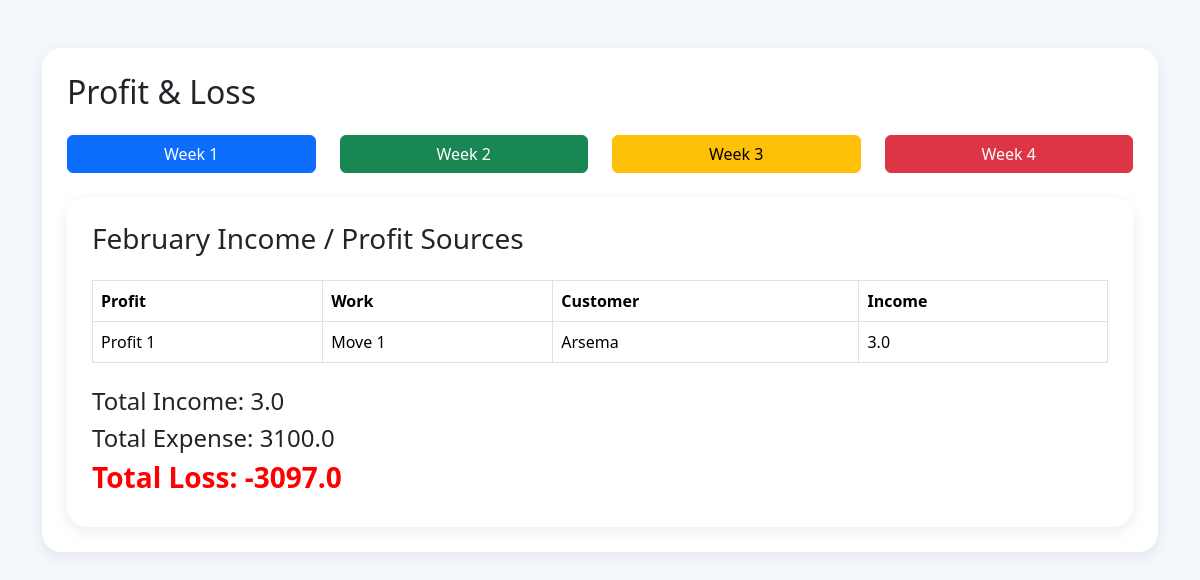
The page /profit-loss/?month=2 on the database as committed earlier.
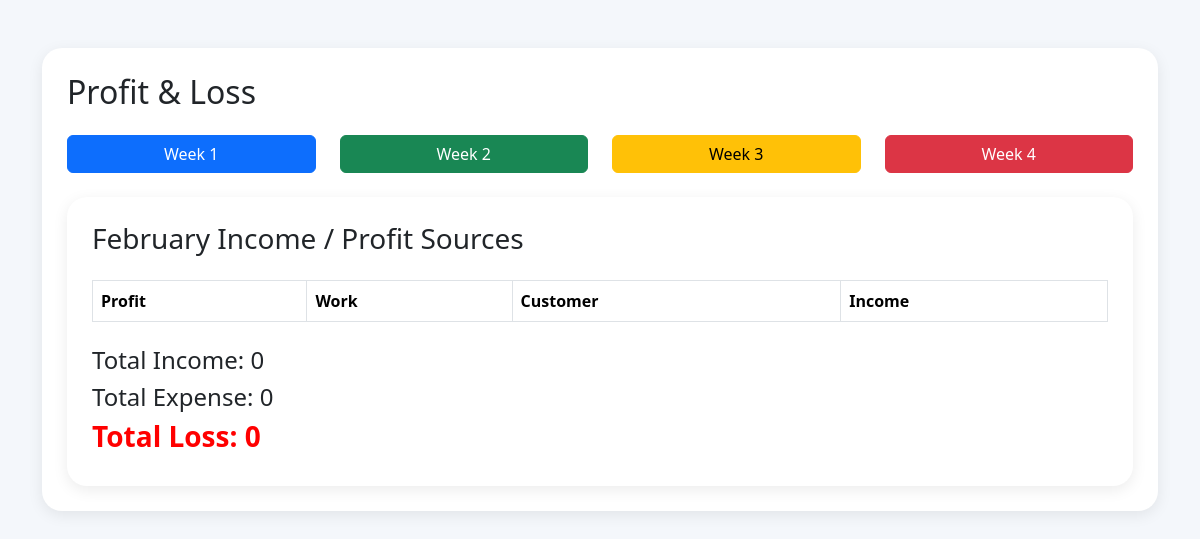
The same page on the database as committed later.
### core/models.py (models this page shows, shortened)
class Booking(models.Model):
    TIME_CHOICES = [
        ('Morning', 'Morning'),
        ('Afternoon', 'Afternoon'),
        ('Evening', 'Evening'),
    ]
    OFFICE_CHOICES = [
        ('0979661111', '0979661111'),
        ('0978661111', '0978661111'),
    ]
    customer_name = models.CharField(max_length=100)
    phone = models.CharField(max_length=20)
    office_phone = models.CharField(
        max_length=10,
        choices=OFFICE_CHOICES,
        default='0979661111'
    )
    from_location = models.CharField(max_length=100)
    to_location = models.CharField(max_length=100)
    time = models.CharField(
        max_length=20,
        choices=TIME_CHOICES,
        default='Morning'
    )
    total_price = models.FloatField()
    advance = models.FloatField(default=0)
    extra = models.FloatField(default=0)
    balance = models.FloatField(default=0)
    date = models.DateField(auto_now_add=True)
    status = models.CharField(
        max_length=20,
        default='Pending'
    )

### core/views.py (the view, shortened to what this page needs)
# urls.py: path("profit-loss/", views.profit_loss, name="profit_loss"),
def profit_loss(request):
    months = [
        (1, "January"), (2, "February"), (3, "March"),
        (4, "April"), (5, "May"), (6, "June"),
        (7, "July"), (8, "August"), (9, "September"),
        (10, "October"), (11, "November"), (12, "December"),
    ]
    month = request.GET.get("month")
    week = request.GET.get("week")
    context = {
        "months": months,
        "selected_month": None,
    }
    if not month:
        return render(request, "profit_loss.html", context)
    month = int(month)
    bookings = Booking.objects.filter(date__month=month)
    expenses = Expense.objects.filter(booking__date__month=month)
    total_income = sum(b.total_price or 0 for b in bookings)
    total_expense = expenses.aggregate(
        total=Sum("total")
    )["total"] or 0
    total_profit = total_income - total_expense
    context.update({
        "selected_month": month,
        "selected_month_name": dict(months).get(month),
        "bookings": bookings,
        "total_income": total_income,
        "total_expense": total_expense,
        "total_profit": total_profit,
    })
    return render(request, "profit_loss.html", context)

### templates/profit_loss.html (shortened to what this page needs)
<!doctype html>
<html>
  <head>
    <link
      href="https://cdn.jsdelivr.net/npm/bootstrap@5.3.3/dist/css/bootstrap.min.css"
      rel="stylesheet"
    />
  </head>
  <body>
    <div class="container mt-5">
      <div class="card-box">
        <h2 class="mb-4">Profit & Loss</h2>
        {% if selected_month %}
        <div class="row mt-4">
          <div class="col-md-3">
            <a
              href="?month={{ selected_month }}&week=1"
              class="btn btn-primary w-100"
              >Week 1</a
            >
          </div>
          <div class="col-md-3">
            <a
              href="?month={{ selected_month }}&week=2"
              class="btn btn-success w-100"
              >Week 2</a
            >
          </div>
          <div class="col-md-3">
            <a
              href="?month={{ selected_month }}&week=3"
              class="btn btn-warning w-100"
              >Week 3</a
            >
          </div>
          <div class="col-md-3">
            <a
              href="?month={{ selected_month }}&week=4"
              class="btn btn-danger w-100"
              >Week 4</a
            >
          </div>
        </div>
        <div class="card-box mt-4">
          <h3 class="mb-4">
            {{ selected_month_name }} Income / Profit Sources
          </h3>
          <table class="table table-bordered">
            <thead>
              <tr>
                <th>Profit</th>
                <th>Work</th>
                <th>Customer</th>
                <th>Income</th>
              </tr>
            </thead>
            <tbody>
              {% for booking in bookings %}
              <tr>
                <td>Profit {{ forloop.counter }}</td>
                <td>Move {{ booking.id }}</td>
                <td>{{ booking.customer_name }}</td>
                <td>{{ booking.total_price }}</td>
              </tr>
              {% endfor %}
            </tbody>
          </table>
          <div class="mt-4">
            <h4>Total Income: {{ total_income }}</h4>
            <h4>Total Expense: {{ total_expense }}</h4>
            {% if total_profit > 0 %}
            <h3 class="profit">Total Profit: {{ total_profit }}</h3>
            {% else %}
            <h3 class="loss">Total Loss: {{ total_profit }}</h3>
            {% endif %}
          </div>
        </div>
        {% endif %}
      </div>
    </div>
  </body>
</html>

Rows that differ between the two databases and show on the page:
no longer on this page (row edited): Booking: id "1", customer_name "Arsema", total_price "3.0"
Other text that changed with them:
{{ total_income }}: "3.0" → "0"
{{ total_expense }}: "3100.0" → "0"
{{ total_profit }}: "-3097.0" → "0"
